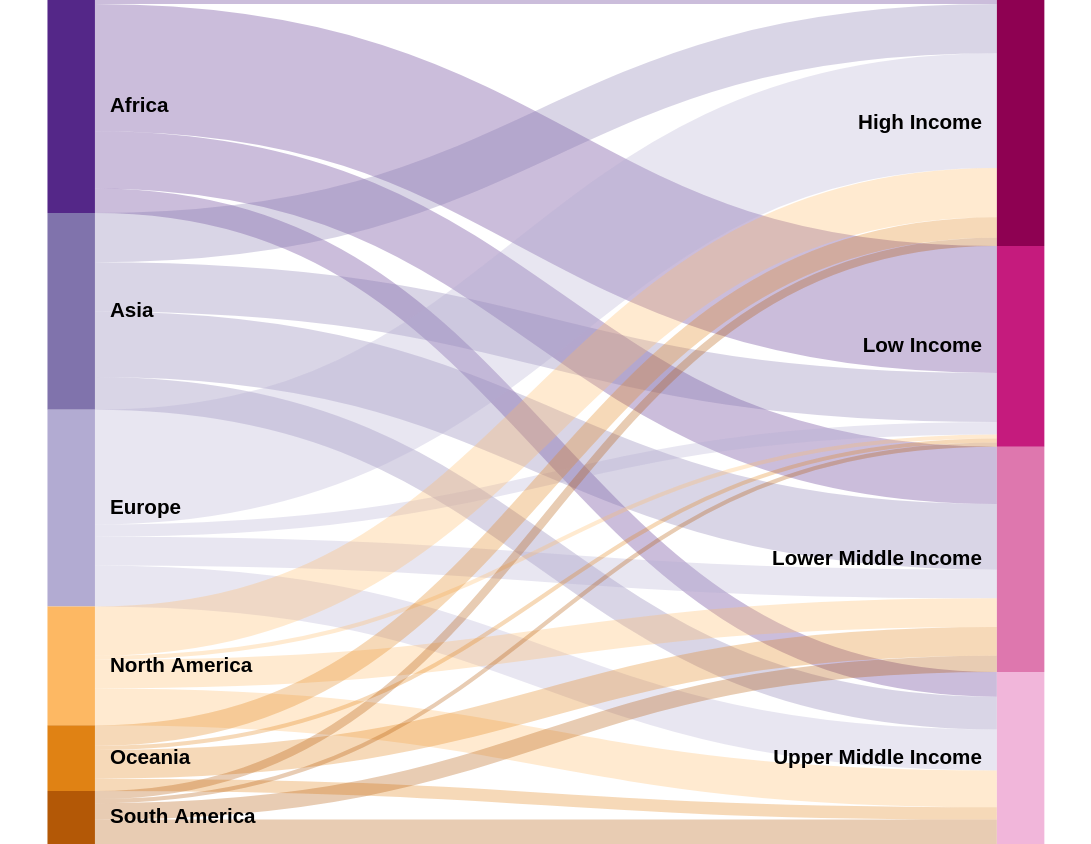

Describe this chart as a Vega-Lite specification.
### Vega specification from a JSON file in a GitHub repository (floating-point values rounded to 4 significant figures)
{"$schema": "https://vega.github.io/schema/vega/v5.json", "width": 582, "height": 450, "data": [{"name": "continent_data", "values": {"aggregations": {"table": {"buckets": [{"key": {"continent": "Africa", "incomeLevel": "High Income"}, "countryCount": 1}, {"key": {"continent": "Africa", "incomeLevel": "Upper Middle Income"}, "countryCount": 6}, {"key": {"continent": "Africa", "incomeLevel": "Lower Middle Income"}, "countryCount": 14}, {"key": {"continent": "Africa", "incomeLevel": "Low Income"}, "countryCount": 31}, {"key": {"continent": "Asia", "incomeLevel": "High Income"}, "countryCount": 12}, {"key": {"continent": "Asia", "incomeLevel": "Upper Middle Income"}, "countryCount": 8}, {"key": {"continent": "Asia", "incomeLevel": "Lower Middle Income"}, "countryCount": 16}, {"key": {"continent": "Asia", "incomeLevel": "Low Income"}, "countryCount": 12}, {"key": {"continent": "Europe", "incomeLevel": "High Income"}, "countryCount": 28}, {"key": {"continent": "Europe", "incomeLevel": "Upper Middle Income"}, "countryCount": 10}, {"key": {"continent": "Europe", "incomeLevel": "Lower Middle Income"}, "countryCount": 7}, {"key": {"continent": "Europe", "incomeLevel": "Low Income"}, "countryCount": 3}, {"key": {"continent": "North America", "incomeLevel": "High Income"}, "countryCount": 12}, {"key": {"continent": "North America", "incomeLevel": "Upper Middle Income"}, "countryCount": 9}, {"key": {"continent": "North America", "incomeLevel": "Lower Middle Income"}, "countryCount": 7}, {"key": {"continent": "North America", "incomeLevel": "Low Income"}, "countryCount": 1}, {"key": {"continent": "Oceania", "incomeLevel": "High Income"}, "countryCount": 5}, {"key": {"continent": "Oceania", "incomeLevel": "Upper Middle Income"}, "countryCount": 3}, {"key": {"continent": "Oceania", "incomeLevel": "Lower Middle Income"}, "countryCount": 7}, {"key": {"continent": "Oceania", "incomeLevel": "Low Income"}, "countryCount": 1}, {"key": {"continent": "South America", "incomeLevel": "High Income"}, "countryCount": 2}, {"key": {"continent": "South America", "incomeLevel": "Upper Middle Income"}, "countryCount": 6}, {"key": {"continent": "South America", "incomeLevel": "Lower Middle Income"}, "countryCount": 4}, {"key": {"continent": "South America", "incomeLevel": "Low Income"}, "countryCount": 1}]}}}, "format": {"property": "aggregations.table.buckets"}, "transform": [{"type": "formula", "expr": "datum.key.continent", "as": "continent"}, {"type": "formula", "expr": "datum.key.incomeLevel", "as": "incomeLevel"}, {"type": "formula", "expr": "datum.countryCount", "as": "countryCount"}]}, {"name": "nodes", "source": "continent_data", "transform": [{"type": "filter", "expr": "!groupSelector || groupSelector.continent == datum.continent || groupSelector.incomeLevel == datum.incomeLevel"}, {"type": "formula", "expr": "datum.continent + datum.incomeLevel", "as": "key"}, {"type": "fold", "fields": ["continent", "incomeLevel"], "as": ["stackType", "groupId"]}, {"type": "formula", "expr": "datum.stackType == 'continent' ? datum.continent + ' ' + datum.incomeLevel : datum.incomeLevel + ' ' + datum.continent", "as": "sortField"}, {"type": "stack", "groupby": ["stackType"], "sort": {"field": "sortField", "order": "descending"}, "field": "countryCount"}, {"type": "formula", "expr": "(datum.y0 + datum.y1)/2", "as": "yc"}]}, {"name": "groups", "source": "nodes", "transform": [{"type": "aggregate", "groupby": ["stackType", "groupId"], "fields": ["countryCount"], "ops": ["sum"], "as": ["total"]}, {"type": "stack", "groupby": ["stackType"], "sort": {"field": "groupId", "order": "descending"}, "field": "total"}, {"type": "formula", "expr": "scale('y', datum.y0)", "as": "scaledY0"}, {"type": "formula", "expr": "scale('y', datum.y1)", "as": "scaledY1"}, {"type": "formula", "expr": "datum.stackType == 'continent'", "as": "rightLabel"}, {"type": "formula", "expr": "datum.total/domain('y')[1]", "as": "percentage"}]}, {"name": "destinationNodes", "source": "nodes", "transform": [{"type": "filter", "expr": "datum.stackType == 'incomeLevel'"}]}, {"name": "edges", "source": "nodes", "transform": [{"type": "filter", "expr": "datum.stackType == 'continent'"}, {"type": "lookup", "from": "destinationNodes", "key": "key", "fields": ["key"], "as": ["target"]}, {"type": "linkpath", "orient": "horizontal", "shape": "diagonal", "sourceY": {"expr": "scale('y', datum.yc)"}, "sourceX": {"expr": "scale('x', 'continent') + bandwidth('x')"}, "targetY": {"expr": "scale('y', datum.target.yc)"}, "targetX": {"expr": "scale('x', 'incomeLevel')"}}, {"type": "formula", "expr": "range('y')[0]-scale('y', datum.countryCount)", "as": "strokeWidth"}, {"type": "formula", "expr": "datum.countryCount/domain('y')[1]", "as": "percentage"}]}], "scales": [{"name": "x", "type": "band", "range": "width", "domain": ["continent", "incomeLevel"], "paddingOuter": 0.05, "paddingInner": 0.95}, {"name": "y", "type": "linear", "range": "height", "domain": {"data": "nodes", "field": "y1"}}, {"name": "color", "type": "ordinal", "range": ["#542788", "#8073ac", "#b2abd2", "#fdb863", "#e08214", "#b35806", "#8e0152", "#f1b6da", "#de77ae", "#c51b7d"], "domain": {"data": "continent_data", "fields": ["continent", "incomeLevel"]}}, {"name": "stackNames", "type": "ordinal", "range": ["Continent", "Income Level"], "domain": ["continent", "incomeLevel"]}], "marks": [{"type": "path", "name": "edgeMark", "from": {"data": "edges"}, "clip": true, "encode": {"update": {"stroke": [{"test": "groupSelector && groupSelector.stackType == 'continent'", "scale": "color", "field": "incomeLevel"}, {"scale": "color", "field": "continent"}], "strokeWidth": {"field": "strokeWidth"}, "path": {"field": "path"}, "strokeOpacity": {"signal": "!groupSelector && (groupHover.continent == datum.continent || groupHover.incomeLevel == datum.incomeLevel) ? 0.9 : 0.3"}, "zindex": {"signal": "!groupSelector && (groupHover.continent == datum.continent || groupHover.incomeLevel == datum.incomeLevel) ? 1 : 0"}, "tooltip": {"signal": "'Continent: ' + datum.continent + ' | Income Group: ' + datum.incomeLevel + ' | Countries: ' + format(datum.countryCount, ',.0f') + ' (' + format(datum.percentage, '.1%') + ')'"}}, "hover": {"strokeOpacity": {"value": 1}}}}, {"type": "rect", "name": "groupMark", "from": {"data": "groups"}, "encode": {"enter": {"fill": {"scale": "color", "field": "groupId"}, "width": {"scale": "x", "band": 1}}, "update": {"x": {"scale": "x", "field": "stackType"}, "y": {"field": "scaledY0"}, "y2": {"field": "scaledY1"}, "fillOpacity": {"value": 1}, "tooltip": {"signal": "datum.groupId + ': ' + format(datum.total, ',.0f') + ' countries (' + format(datum.percentage, '.1%') + ')'"}}, "hover": {"fillOpacity": {"value": 1}}}}, {"type": "text", "from": {"data": "groups"}, "interactive": false, "encode": {"update": {"x": {"signal": "scale('x', datum.stackType) + (datum.rightLabel ? bandwidth('x') + 8 : -8)"}, "yc": {"signal": "(datum.scaledY0 + datum.scaledY1)/2"}, "align": {"signal": "datum.rightLabel ? 'left' : 'right'"}, "baseline": {"value": "middle"}, "fontWeight": {"value": "bold"}, "text": {"signal": "abs(datum.scaledY0 - datum.scaledY1) > 13 ? datum.groupId : ''"}}}}, {"type": "group", "data": [{"name": "dataForShowAll", "values": [{}], "transform": [{"type": "filter", "expr": "groupSelector"}]}], "encode": {"enter": {"xc": {"signal": "width/2"}, "y": {"value": 30}, "width": {"value": 80}, "height": {"value": 30}}}, "marks": [{"type": "group", "name": "groupReset", "from": {"data": "dataForShowAll"}, "encode": {"enter": {"cornerRadius": {"value": 6}, "fill": {"value": "#f5f5f5"}, "stroke": {"value": "#c1c1c1"}, "strokeWidth": {"value": 2}, "height": {"field": {"group": "height"}}, "width": {"field": {"group": "width"}}}, "update": {"opacity": {"value": 1}}, "hover": {"opacity": {"value": 0.7}}}, "marks": [{"type": "text", "interactive": false, "encode": {"enter": {"xc": {"field": {"group": "width"}, "mult": 0.5}, "yc": {"field": {"group": "height"}, "mult": 0.5}, "align": {"value": "center"}, "baseline": {"value": "middle"}, "fontWeight": {"value": "bold"}, "text": {"value": "Show All"}}}}]}]}], "signals": [{"name": "groupHover", "value": {}, "on": [{"events": "@groupMark:mouseover", "update": "{continent: datum.stackType == 'continent' && datum.groupId, incomeLevel: datum.stackType == 'incomeLevel' && datum.groupId}"}, {"events": "mouseout", "update": "{}"}]}, {"name": "groupSelector", "value": false, "on": [{"events": "@groupMark:click!", "update": "{stackType: datum.stackType, continent: datum.stackType == 'continent' && datum.groupId, incomeLevel: datum.stackType == 'incomeLevel' && datum.groupId}"}, {"events": [{"type": "click", "markname": "groupReset"}, {"type": "dblclick"}], "update": "false"}]}]}
